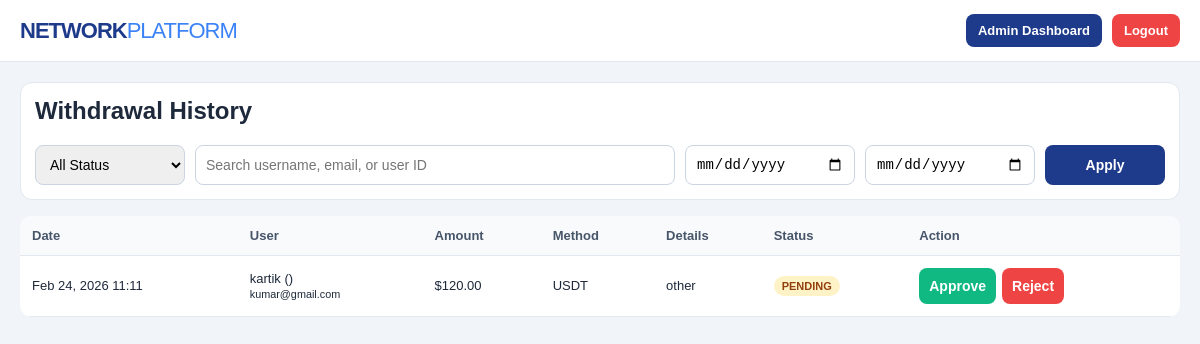
The page /admin_withdrawals.php (signed in) on the database its author committed.
### tables this page shows
CREATE TABLE `withdrawals` (
  `id` int(11) NOT NULL,
  `user_id` int(11) NOT NULL,
  `amount` decimal(10,2) NOT NULL,
  `method` varchar(50) NOT NULL,
  `details` text NOT NULL,
  `status` enum('pending','approved','rejected') DEFAULT 'pending',
  `created_at` timestamp NOT NULL DEFAULT current_timestamp()
);

CREATE TABLE `users` (
  `id` int(11) NOT NULL,
  `username` varchar(50) NOT NULL,
  `password` varchar(255) NOT NULL,
  `email` varchar(100) NOT NULL,
  `user_code` varchar(20) DEFAULT NULL,
  `referrer_id` int(11) DEFAULT NULL,
  `wallet_balance` decimal(15,2) DEFAULT 0.00,
  `investment_amount` decimal(15,2) DEFAULT 0.00,
  `user_rank` enum('Basic','Silver','Gold','Diamond') DEFAULT 'Basic',
  `created_at` timestamp NOT NULL DEFAULT current_timestamp(),
  `last_withdrawal_date` timestamp NULL DEFAULT NULL,
  `role` varchar(10) DEFAULT 'user',
  `status` enum('active','banned') DEFAULT 'active'
);

### admin_withdrawals.php (the view, shortened to what this page needs)
<?php
include 'db.php';
$status = $_GET['status'] ?? 'all';
$search = trim($_GET['search'] ?? '');
$date_from = $_GET['date_from'] ?? '';
$date_to = $_GET['date_to'] ?? '';
$sql = "
    SELECT w.id, w.user_id, w.amount, w.method, w.details, w.status, w.created_at, u.username, u.email
    FROM withdrawals w
    JOIN users u ON w.user_id = u.id
    WHERE 1=1
";
$params = [];
$sql .= " ORDER BY w.created_at DESC ";
$stmt = $pdo->prepare($sql);
$stmt->execute($params);
$rows = $stmt->fetchAll(PDO::FETCH_ASSOC);
?>
<!DOCTYPE html>
<html lang="en">
<head>
</head>
<body>
    <div class="header">
        <div class="header-inner">
            <a href="index.php" class="logo">NETWORK<span>PLATFORM</span></a>
            <div class="actions">
                <a href="admin_dashboard.php" class="btn">Admin Dashboard</a>
                <a href="logout.php" class="btn btn-danger">Logout</a>
            </div>
        </div>
    </div>
    <div class="container">
        <div class="panel">
            <h2 style="margin-top:0;">Withdrawal History</h2>
            <form method="GET" class="filters">
                <select name="status">
                    <option value="all" <?php echo $status === 'all' ? 'selected' : ''; ?>>All Status</option>
                </select>
                <input type="text" name="search" placeholder="Search username, email, or user ID" value="<?php echo htmlspecialchars($search); ?>">
                <input type="date" name="date_from" value="<?php echo htmlspecialchars($date_from); ?>">
                <input type="date" name="date_to" value="<?php echo htmlspecialchars($date_to); ?>">
                <button type="submit">Apply</button>
            </form>
        </div>
        <table>
            <thead>
                <tr>
                    <th>Date</th>
                    <th>User</th>
                    <th>Amount</th>
                    <th>Method</th>
                    <th>Details</th>
                    <th>Status</th>
                    <th>Action</th>
                </tr>
            </thead>
            <tbody>
                <?php if (empty($rows)): ?>
                    <tr><td colspan="7" style="text-align:center;">No withdrawal records found.</td></tr>
                <?php else: ?>
                    <?php foreach ($rows as $r): ?>
                        <tr>
                            <td><?php echo date('M d, Y H:i', strtotime($r['created_at'])); ?></td>
                            <td><?php echo htmlspecialchars($r['username']) . " (" . htmlspecialchars(getUserCodeById($pdo, (int)$r['user_id'])) . ")<br><small>" . htmlspecialchars($r['email']) . "</small>"; ?></td>
                            <td>$<?php echo number_format((float)$r['amount'], 2); ?></td>
                            <td><?php echo htmlspecialchars($r['method']); ?></td>
                            <td><?php echo htmlspecialchars($r['details']); ?></td>
                            <td><span class="status <?php echo htmlspecialchars($r['status']); ?>"><?php echo htmlspecialchars($r['status']); ?></span></td>
                            <td>
                                <?php if ($r['status'] === 'pending'): ?>
                                    <form action="handle_withdrawal.php" method="POST" class="row-actions">
                                        <button type="submit" name="decision" value="approve" class="approve">Approve</button>
                                        <button type="submit" name="decision" value="reject" class="reject">Reject</button>
                                    </form>
                                <?php else: ?>
                                    <span style="color:#94a3b8;">Processed</span>
                                <?php endif; ?>
                            </td>
                        </tr>
                    <?php endforeach; ?>
                <?php endif; ?>
            </tbody>
        </table>
    </div>
</body>
</html>

### admin_withdrawals.php (style rules this page uses)
:root { --primary: #1e3a8a; --danger: #ef4444; --ok: #10b981; }
body { margin: 0; background: #f1f5f9; font-family: Arial, sans-serif; color: #1e293b; }
.header { background: #fff; border-bottom: 1px solid #e2e8f0; }
.header-inner { max-width: 1200px; margin: 0 auto; padding: 14px 20px; display: flex; justify-content: space-between; align-items: center; gap: 12px; }
.logo { text-decoration: none; color: var(--primary); font-weight: 800; font-size: 22px; letter-spacing: -1px; }
.logo span { color: #3b82f6; font-weight: 400; }
.actions { display: flex; gap: 10px; }
.btn { text-decoration: none; border-radius: 8px; padding: 9px 12px; font-weight: 700; font-size: 13px; color: #fff; background: var(--primary); }
.btn-danger { background: var(--danger); }
.container { max-width: 1200px; margin: 20px auto; padding: 0 20px; }
.panel { background: #fff; border: 1px solid #e2e8f0; border-radius: 12px; padding: 14px; margin-bottom: 16px; }
.filters { display: grid; grid-template-columns: 150px 1fr 170px 170px 120px; gap: 10px; }
input, select, button { padding: 10px; border: 1px solid #cbd5e1; border-radius: 8px; font-size: 14px; }
button { cursor: pointer; font-weight: 700; background: var(--primary); color: #fff; border: none; }
table { width: 100%; border-collapse: collapse; background: #fff; border-radius: 12px; overflow: hidden; }
th, td { padding: 12px; border-bottom: 1px solid #e2e8f0; text-align: left; font-size: 13px; }
th { background: #f8fafc; color: #475569; }
.status { padding: 4px 8px; border-radius: 999px; font-size: 11px; font-weight: 800; text-transform: uppercase; display: inline-block; }
.pending { background: #fef3c7; color: #92400e; }
.row-actions { display: flex; gap: 6px; }
.approve { background: var(--ok); }
.reject { background: var(--danger); }

### rows shown on the page
withdrawals: created_at "Feb 24, 2026 11:11", user.username "kartik", user.email "kumar@gmail.com", amount "120.00", method "USDT", details "other", status "PENDING"
